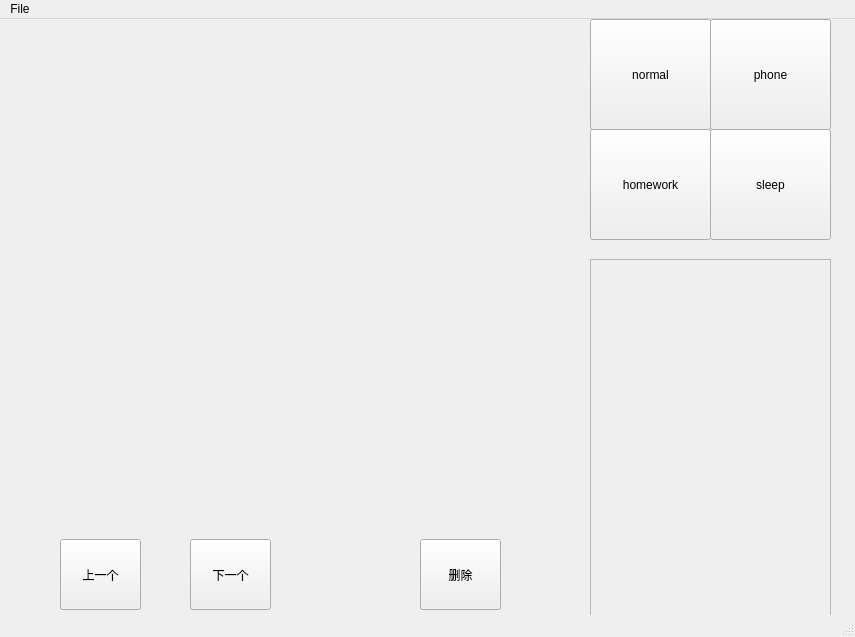
<?xml version="1.0" encoding="UTF-8"?>
<ui version="4.0">
 <class>SImage</class>
 <widget class="QMainWindow" name="SImage">
  <property name="geometry">
   <rect>
    <x>0</x>
    <y>0</y>
    <width>855</width>
    <height>637</height>
   </rect>
  </property>
  <property name="windowTitle">
   <string>MainWindow</string>
  </property>
  <widget class="QWidget" name="centralwidget">
   <widget class="QToolButton" name="phone">
    <property name="geometry">
     <rect>
      <x>710</x>
      <y>0</y>
      <width>121</width>
      <height>111</height>
     </rect>
    </property>
    <property name="text">
     <string>phone</string>
    </property>
   </widget>
   <widget class="QToolButton" name="sleep">
    <property name="geometry">
     <rect>
      <x>710</x>
      <y>110</y>
      <width>121</width>
      <height>111</height>
     </rect>
    </property>
    <property name="text">
     <string>sleep</string>
    </property>
   </widget>
   <widget class="QToolButton" name="normal">
    <property name="geometry">
     <rect>
      <x>590</x>
      <y>0</y>
      <width>121</width>
      <height>111</height>
     </rect>
    </property>
    <property name="text">
     <string>normal</string>
    </property>
   </widget>
   <widget class="QToolButton" name="homework">
    <property name="geometry">
     <rect>
      <x>590</x>
      <y>110</y>
      <width>121</width>
      <height>111</height>
     </rect>
    </property>
    <property name="text">
     <string>homework</string>
    </property>
   </widget>
   <widget class="QScrollArea" name="scrollArea">
    <property name="geometry">
     <rect>
      <x>590</x>
      <y>240</y>
      <width>241</width>
      <height>361</height>
     </rect>
    </property>
    <property name="widgetResizable">
     <bool>true</bool>
    </property>
    <widget class="QWidget" name="scrollAreaWidgetContents">
     <property name="geometry">
      <rect>
       <x>0</x>
       <y>0</y>
       <width>239</width>
       <height>359</height>
      </rect>
     </property>
    </widget>
   </widget>
   <widget class="QToolButton" name="toolButton_5">
    <property name="geometry">
     <rect>
      <x>60</x>
      <y>520</y>
      <width>81</width>
      <height>71</height>
     </rect>
    </property>
    <property name="text">
     <string>上一个</string>
    </property>
   </widget>
   <widget class="QToolButton" name="toolButton_6">
    <property name="geometry">
     <rect>
      <x>190</x>
      <y>520</y>
      <width>81</width>
      <height>71</height>
     </rect>
    </property>
    <property name="text">
     <string>下一个</string>
    </property>
   </widget>
   <widget class="QToolButton" name="toolButton_7">
    <property name="geometry">
     <rect>
      <x>420</x>
      <y>520</y>
      <width>81</width>
      <height>71</height>
     </rect>
    </property>
    <property name="text">
     <string>删除</string>
    </property>
   </widget>
   <widget class="QLabel" name="label">
    <property name="geometry">
     <rect>
      <x>0</x>
      <y>0</y>
      <width>551</width>
      <height>501</height>
     </rect>
    </property>
    <property name="text">
     <string/>
    </property>
   </widget>
  </widget>
  <widget class="QStatusBar" name="statusbar"/>
  <widget class="QMenuBar" name="menuBar">
   <property name="geometry">
    <rect>
     <x>0</x>
     <y>0</y>
     <width>855</width>
     <height>23</height>
    </rect>
   </property>
   <widget class="QMenu" name="menuFile">
    <property name="title">
     <string>File</string>
    </property>
    <addaction name="actionOpen_file"/>
    <addaction name="actionOpen_files"/>
    <addaction name="actionChange_xml_file"/>
    <addaction name="actionexit"/>
   </widget>
   <addaction name="menuFile"/>
  </widget>
  <action name="actionOpen_file">
   <property name="text">
    <string>Open file</string>
   </property>
  </action>
  <action name="actionOpen_files">
   <property name="text">
    <string>Open files</string>
   </property>
  </action>
  <action name="actionChange_xml_file">
   <property name="text">
    <string>Change xml file </string>
   </property>
  </action>
  <action name="actionexit">
   <property name="text">
    <string>exit</string>
   </property>
  </action>
 </widget>
 <resources/>
 <connections/>
</ui>
